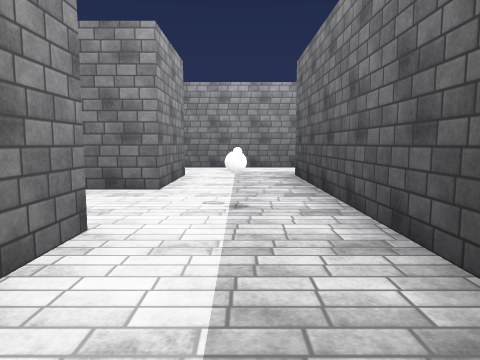
[1] (above)

24 first-person views from a walk through a Unity game level. The camera is 1.4 m above the floor, tilts 6° down and sees 70° across. The floor is counted in squares, 2 m on a side. Each view is taken from the middle of a square. On the plan, view 1 faces up. The plan holds only what a view shows up to about 11 squares ahead; the rest is blank. The player character is not drawn. Surface patterns are stand-ins for the level's own textures.

[2]
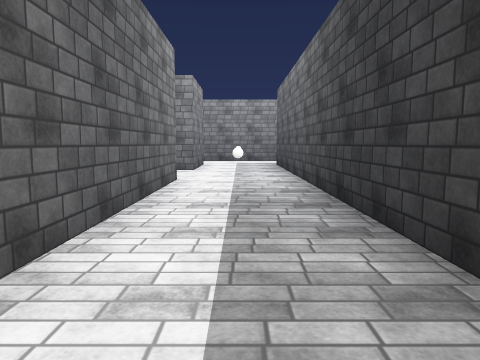

[3]
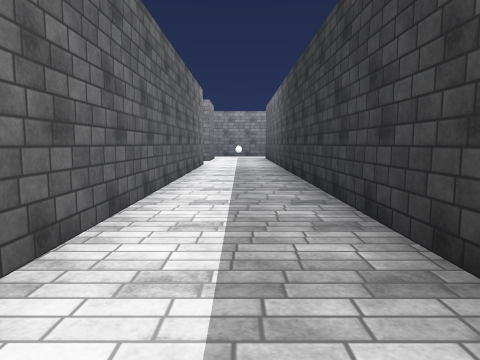

[4]
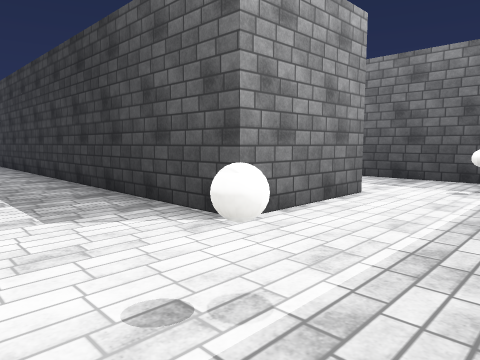

[5]
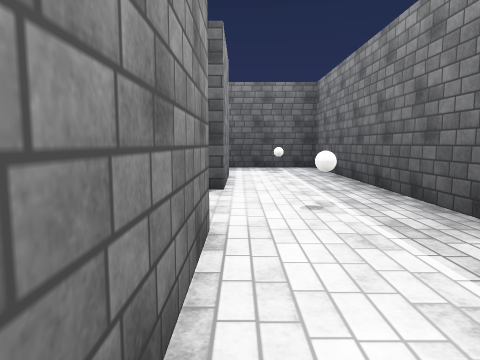

[6]
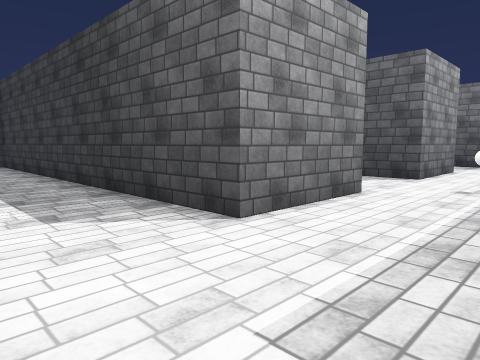

[7]
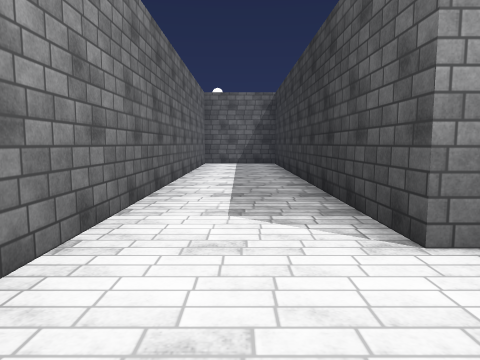

[8]
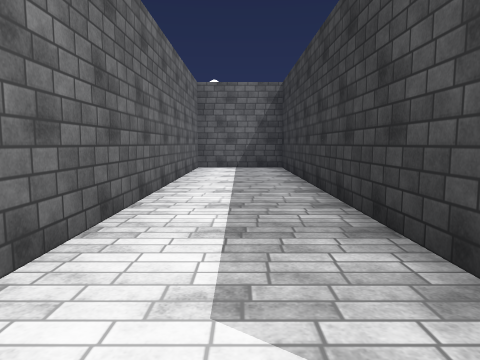

[9]
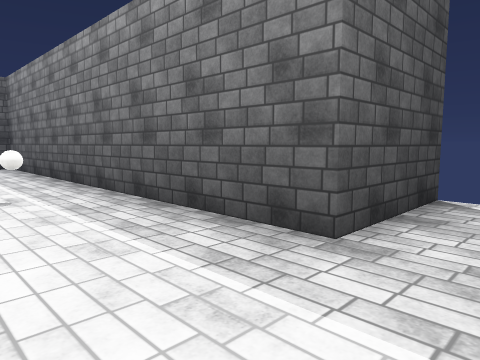

[10]
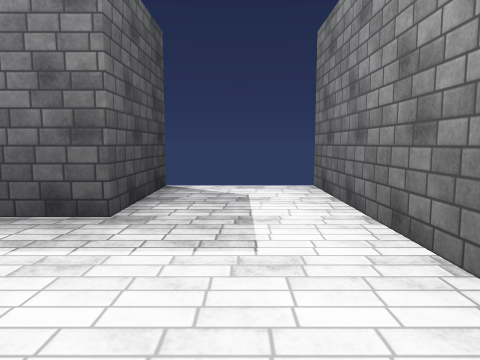

[11]
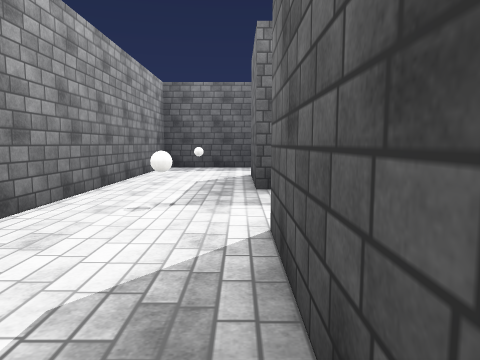

[12]
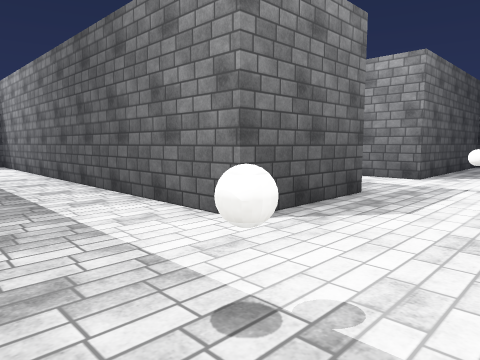

[13]
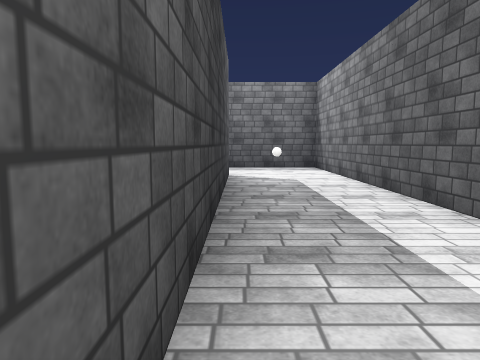

[14]
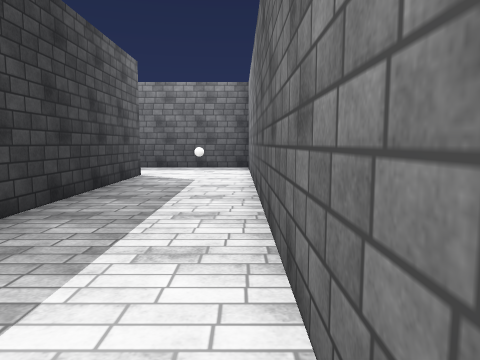

[15]
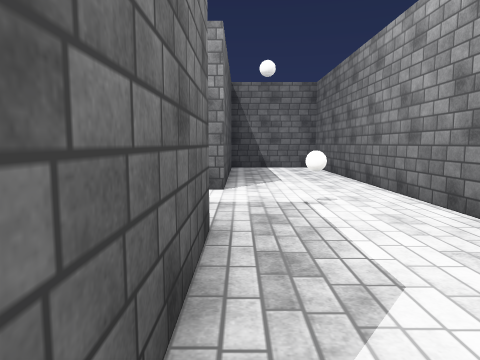

[16]
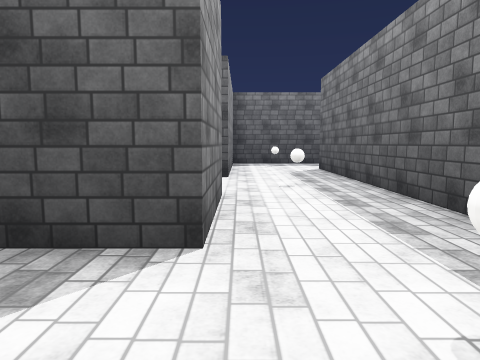

[17]
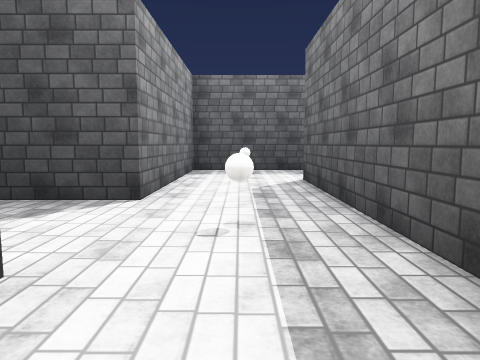

[18]
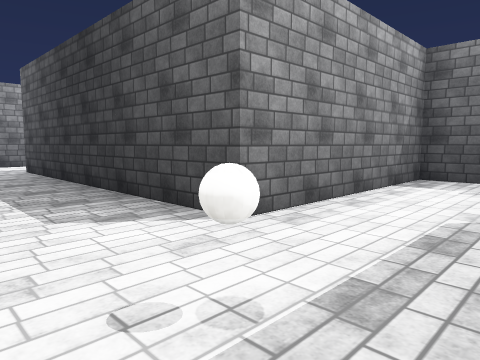

[19]
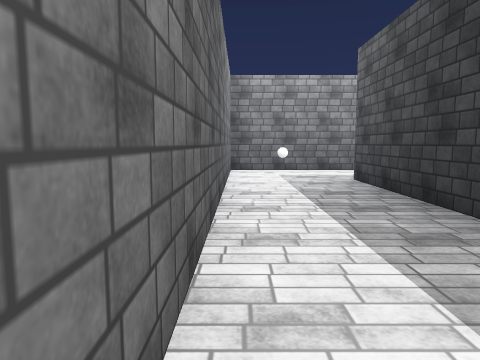

[20]
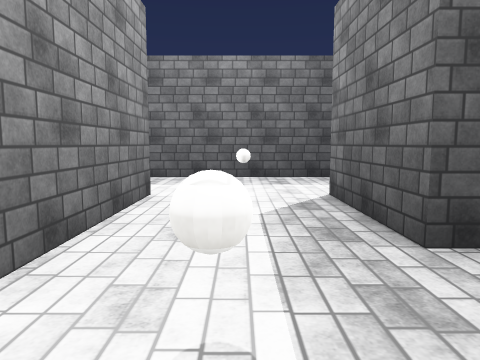

[21]
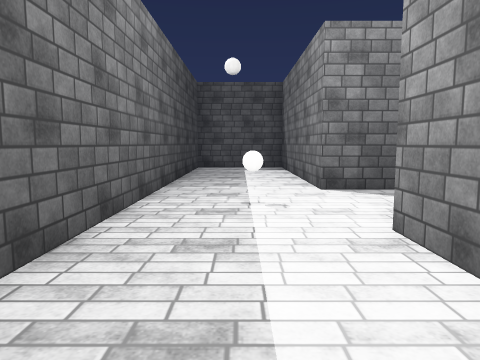

[22]
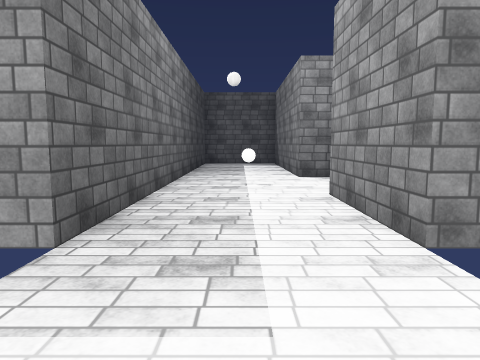

[23]
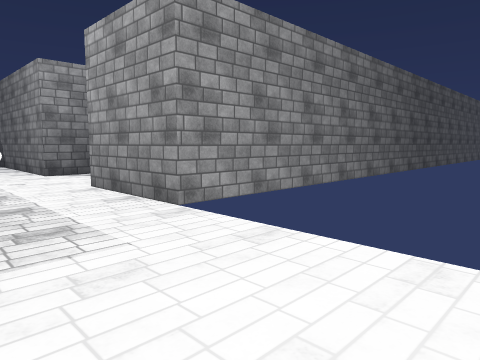

[24]
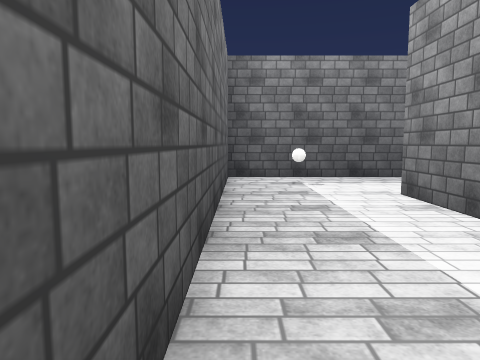

### Floor plan
Points are (right, up) in squares from view 1. A wall is a line through its corners. A room is listed if a view was taken in it or the views show most of it. See-through windows are left out.
Room 1 (views 1, 2, 3, 4, 5, 6, 7, 8, 9, 10, 11, 12, 13, 14, 15, 16, 17, 18, 19, 20, 21, 22, 23, 24)
walls: (8.6, 0.2) (6.2, 0.2) (6.2, 10.2) (-6.2, 10.2) (-6.2, 7.8) (-1.2, 7.8) (-1.2, 5.2) (-2.5, 5.2); (-1.2, 2.7) (-1.2, -7.3); (13.7, -3.1) (13.7, -4.8); (3.9, -9.8) (1.3, -9.8) (1.3, 7.8) (3.7, 7.8) (3.7, -2.3) (13.8, -2.3); (12.5, -7.2) (16.2, -7.2) (16.2, 0.2) (11.3, 0.2) (11.3, 7.8) (13.7, 7.8) (13.7, 2.8) (16.2, 2.8) (16.2, 12.8) (16.6, 12.8); (8.8, 9.9) (8.8, 1.2); (-1.1, -9.8) (-3.7, -9.8) (-3.7, 0.2) (-6.2, 0.2) (-6.2, -14.8); (11, 12.8) (13.7, 12.8) (13.7, 10.2) (8.8, 10.2); (-3.7, -14.9) (-3.7, -12.3) (6.2, -12.3) (6.2, -8.5)
objects: ball (0, -11); ball (0, 4); ball (0, 9); other object (5, -11); ball (5, -1); ball (5, 9); ball (10, -1); ball (10, 9); ball (15, -6); other object (15, -1); ball (15, 9)

Where each view was taken, in squares from view 1:
view 1: 0 up, 0 right, facing up
view 2: 4 down, 0 right, facing up
view 3: 9 down, 0 right, facing up
view 4: 12 down, 1 left, facing up-right
view 5: 10 down, 4 left, facing right
view 6: 12 down, 6 left, facing up-right
view 7: 12 down, 5 left, facing up
view 8: 10 down, 5 left, facing up
view 9: 10 down, 5 left, facing down-right
view 10: 9 down, 5 left, facing down
view 11: 8 up, 4 left, facing right
view 12: 10 up, 6 right, facing down-left
view 13: 8 up, 6 right, facing down
view 14: 8 up, 4 right, facing down
view 15: 8 up, 4 right, facing left
view 16: 0 up, 4 right, facing right
view 17: 1 down, 7 right, facing right
view 18: 2 down, 9 right, facing up-right
view 19: 1 up, 9 right, facing up
view 20: 9 up, 9 right, facing right
view 21: 13 up, 15 right, facing down
view 22: 15 up, 15 right, facing down
view 23: 16 up, 16 right, facing down-left
view 24: 0 up, 16 right, facing down
